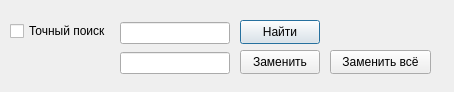
<?xml version="1.0" encoding="UTF-8"?>
<ui version="4.0">
 <class>FindReplaceDialog</class>
 <widget class="QDialog" name="FindReplaceDialog">
  <property name="geometry">
   <rect>
    <x>0</x>
    <y>0</y>
    <width>454</width>
    <height>92</height>
   </rect>
  </property>
  <property name="windowTitle">
   <string>Dialog</string>
  </property>
  <widget class="QPushButton" name="findNextButton">
   <property name="geometry">
    <rect>
     <x>240</x>
     <y>20</y>
     <width>80</width>
     <height>24</height>
    </rect>
   </property>
   <property name="text">
    <string>Найти</string>
   </property>
  </widget>
  <widget class="QPushButton" name="replaceButton">
   <property name="geometry">
    <rect>
     <x>240</x>
     <y>50</y>
     <width>80</width>
     <height>24</height>
    </rect>
   </property>
   <property name="text">
    <string>Заменить</string>
   </property>
  </widget>
  <widget class="QPushButton" name="replaceAllButton">
   <property name="geometry">
    <rect>
     <x>330</x>
     <y>50</y>
     <width>101</width>
     <height>24</height>
    </rect>
   </property>
   <property name="text">
    <string>Заменить всё</string>
   </property>
  </widget>
  <widget class="QCheckBox" name="caseCheckBox">
   <property name="geometry">
    <rect>
     <x>10</x>
     <y>20</y>
     <width>111</width>
     <height>22</height>
    </rect>
   </property>
   <property name="text">
    <string>Точный поиск</string>
   </property>
  </widget>
  <widget class="QWidget" name="layoutWidget">
   <property name="geometry">
    <rect>
     <x>120</x>
     <y>20</y>
     <width>110</width>
     <height>56</height>
    </rect>
   </property>
   <layout class="QVBoxLayout" name="verticalLayout">
    <item>
     <widget class="QLineEdit" name="findLineEdit"/>
    </item>
    <item>
     <widget class="QLineEdit" name="replaceLineEdit"/>
    </item>
   </layout>
  </widget>
 </widget>
 <resources/>
 <connections/>
</ui>
